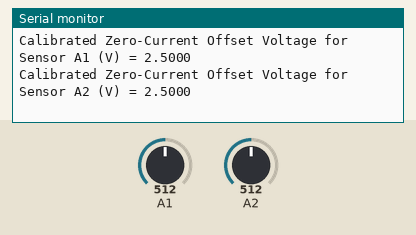
This sketch was run on a simulated Arduino Uno, built with avr-gcc and run on an emulated ATmega328P. On the bench: the last lines printed to the serial monitor. Inputs (shaded band) come from the test bench; at power-on: A2 = 512, A1 = 512.

Above: at 4.4 s.
4.5 s: A2 set to 716
At 6.2 s:
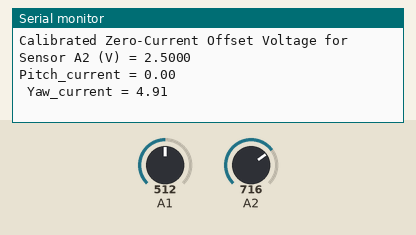
7.0 s: A2 set to 900
At 8.4 s:
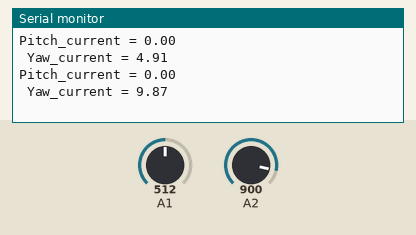
8.5 s: A1 set to 716
At 11.1 s:
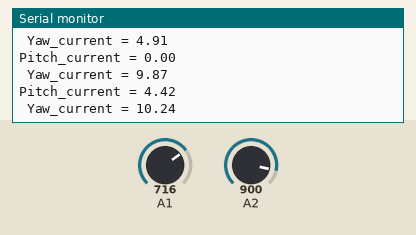
Timing chart, 0 to 12.6 s (numbered marks = the images above; inputs shaded):
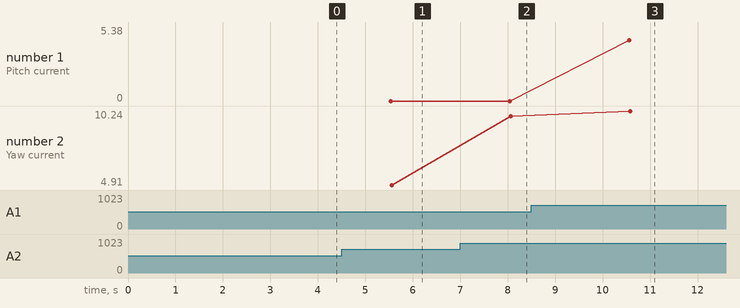

The sketch:

Two_current_sensors.ino
```cpp
double Pitch_current = 0;
double Yaw_current = 0;
const float sensitivity = 0.185;
const int numSamples = 1000;
double zeroCurrentOffset1 = 0.0;
double zeroCurrentOffset2 = 0.0;

void setup() {
  Serial.begin(9600);

  double accumulatedOffset1 = 0.0;
  for (int i = 0; i < numSamples; i++) {
    accumulatedOffset1 += (0.00488281 * analogRead(A1)); // 5V / 1024 (Analog) = 0.00488281
    delay(1);
  }
  zeroCurrentOffset1 = accumulatedOffset1 / numSamples;

  Serial.print("Calibrated Zero-Current Offset Voltage for Sensor A1 (V) = ");
  Serial.println(zeroCurrentOffset1, 4);
  double accumulatedOffset2 = 0.0;
  for (int i = 0; i < numSamples; i++) {
    accumulatedOffset2 += (0.00488281 * analogRead(A2)); // 5V / 1024 (Analog) = 0.00488281
    delay(1);
  }
  zeroCurrentOffset2 = accumulatedOffset2 / numSamples;

  Serial.print("Calibrated Zero-Current Offset Voltage for Sensor A2 (V) = ");
  Serial.println(zeroCurrentOffset2, 4);

  delay(1000);
}

void loop() {
  double accumulatedVoltage1 = 0;
  double accumulatedVoltage2 = 0;

  for (int i = 0; i < numSamples; i++) {
    accumulatedVoltage1 += (0.00488281 * analogRead(A1)); // 5V / 1024 (Analog) = 0.00488281
    delay(1);
  }

  for (int i = 0; i < numSamples; i++) {
    accumulatedVoltage2 += (0.00488281 * analogRead(A2)); // 5V / 1024 (Analog) = 0.00488281
    delay(1);
  }

  double avgVoltage1 = accumulatedVoltage1 / numSamples;
  double avgVoltage2 = accumulatedVoltage2 / numSamples;

  Pitch_current = (avgVoltage1 - zeroCurrentOffset1) / sensitivity;
  if (Pitch_current < 0) {
    Pitch_current = 0;
  }

  Yaw_current = (avgVoltage2 - zeroCurrentOffset2) / sensitivity;
  if (Yaw_current < 0) {
    Yaw_current = 0;
  }

  Serial.print("\nPitch_current = ");
  Serial.print(Pitch_current, 2);

  Serial.print("\n Yaw_current = ");
  Serial.print(Yaw_current, 2);

  delay(250);
}
```

Measured:
- after the input at 4.5 s, the serial monitor: prints a new line after 1.1 s (image 1)
- after the input at 7.0 s, the serial monitor: prints a new line after 1.1 s (image 2)
- after the input at 8.5 s, the serial monitor: prints a new line after 2.1 s (image 3)
- plotted number 1: 0 → 5.38 after the input at 8.5 s
- plotted number 2: 4.91 → 9.87 after the input at 7.0 s
